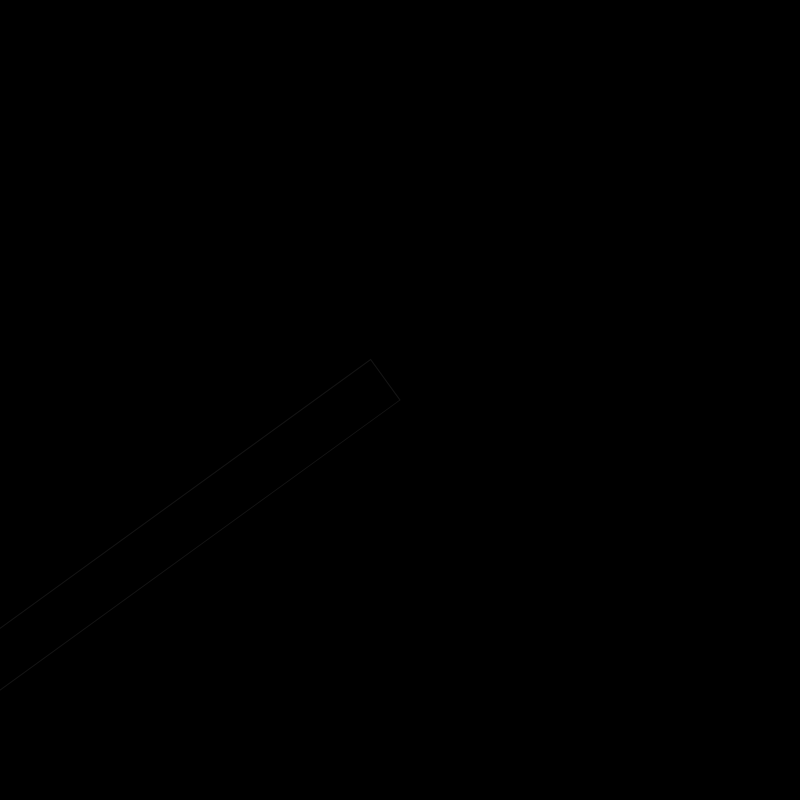
Frame 1 (no input)
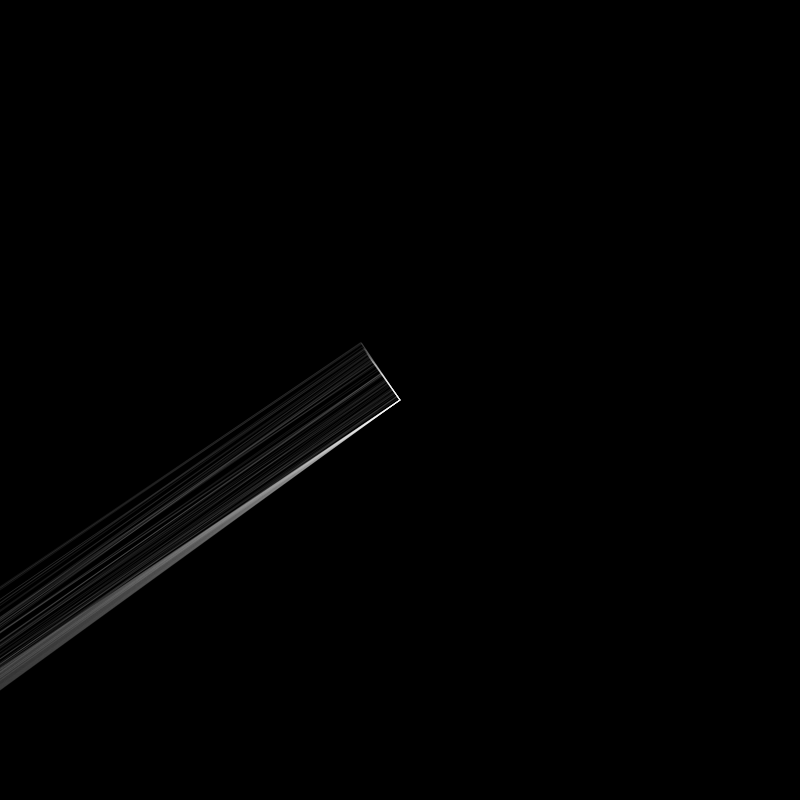
Frame 60 (no input)
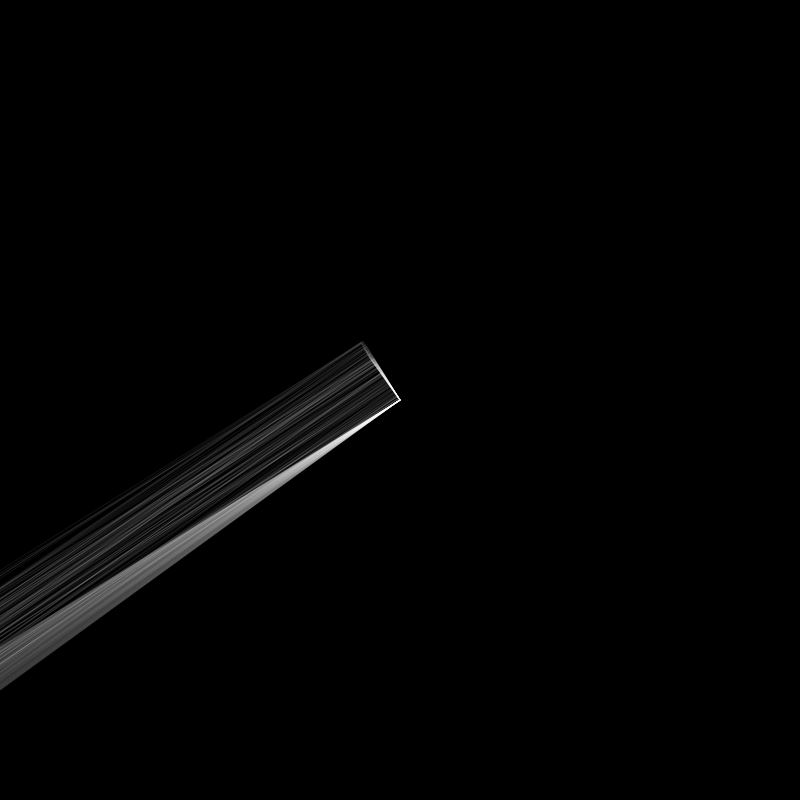
Frame 120 (the mouse pressed at the canvas centre since frame 60)

The p5.js sketch that drew these frames (run headless with seeded random() and noise() and a simulated clock; from frame 60 on, the mouse is pressed at the canvas centre):

// p5.js sketch
// ── sketch.js
function setup() {
  createCanvas(800, 800);
  smooth();
  background(0);
  ellipseMode(CENTER);
}

function draw() {
  stroke(255,20);
  noFill();
  
  push();
  translate(width/2,height/2);
  rotate(map(sin(0.001*frameCount),-4, 1, 0, PI));
  rect(0,0,720,random(70));
  pop();
}
